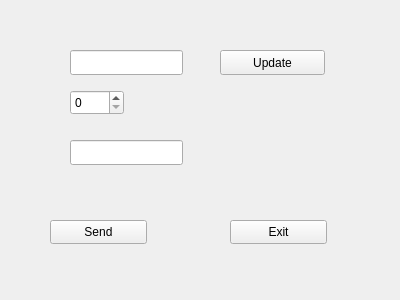
<?xml version="1.0" encoding="UTF-8"?>
<ui version="4.0">
 <class>Form</class>
 <widget class="QWidget" name="Form">
  <property name="geometry">
   <rect>
    <x>0</x>
    <y>0</y>
    <width>400</width>
    <height>300</height>
   </rect>
  </property>
  <property name="windowTitle">
   <string>Form</string>
  </property>
  <widget class="QLineEdit" name="le_Tper_zd">
   <property name="geometry">
    <rect>
     <x>70</x>
     <y>50</y>
     <width>113</width>
     <height>25</height>
    </rect>
   </property>
  </widget>
  <widget class="QSpinBox" name="sb_Nc_zd">
   <property name="geometry">
    <rect>
     <x>70</x>
     <y>90</y>
     <width>54</width>
     <height>25</height>
    </rect>
   </property>
  </widget>
  <widget class="QPushButton" name="bn_Send">
   <property name="geometry">
    <rect>
     <x>50</x>
     <y>220</y>
     <width>97</width>
     <height>24</height>
    </rect>
   </property>
   <property name="text">
    <string>Send</string>
   </property>
  </widget>
  <widget class="QPushButton" name="bn_Exit">
   <property name="geometry">
    <rect>
     <x>230</x>
     <y>220</y>
     <width>97</width>
     <height>24</height>
    </rect>
   </property>
   <property name="text">
    <string>Exit</string>
   </property>
  </widget>
  <widget class="QPushButton" name="bn_Update">
   <property name="geometry">
    <rect>
     <x>220</x>
     <y>50</y>
     <width>105</width>
     <height>25</height>
    </rect>
   </property>
   <property name="text">
    <string>Update</string>
   </property>
  </widget>
  <widget class="QLineEdit" name="le_Q_zd">
   <property name="geometry">
    <rect>
     <x>70</x>
     <y>140</y>
     <width>113</width>
     <height>25</height>
    </rect>
   </property>
  </widget>
 </widget>
 <resources/>
 <connections>
  <connection>
   <sender>bn_Exit</sender>
   <signal>clicked()</signal>
   <receiver>Form</receiver>
   <slot>close()</slot>
   <hints>
    <hint type="sourcelabel">
     <x>278</x>
     <y>231</y>
    </hint>
    <hint type="destinationlabel">
     <x>199</x>
     <y>149</y>
    </hint>
   </hints>
  </connection>
 </connections>
</ui>
